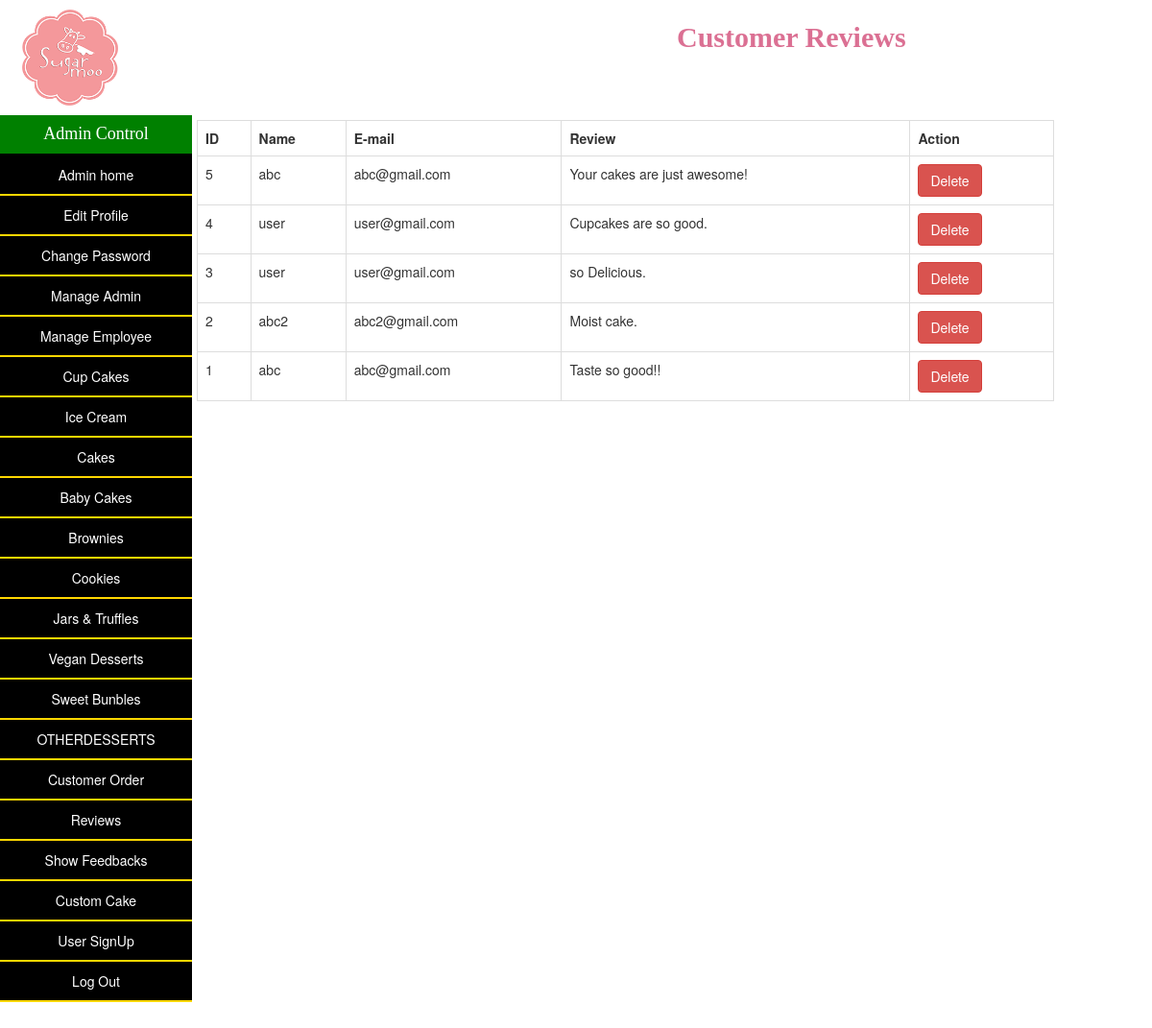
Screenshot of /admin/reviews.php (signed in) with the database file from the repository.
### tables this page shows
CREATE TABLE `reviews` (
  `id` int(11) NOT NULL,
  `name` varchar(255) NOT NULL,
  `email` varchar(255) NOT NULL,
  `review` varchar(255) NOT NULL
);

### config/database.php (called while the page is built, shortened)
<?php
class Database{
    public $host = HOST;
    public $user = USER;
    public $password = PASSWORD;
    public $database = DATABASE;
    public $link;
    public function dbConnect(){
        $this->link = mysqli_connect($this->host, $this->user, $this->password, $this->database);
    }
    public function select($sql){
        $result = mysqli_query($this->link, $sql) or die($this->link->error.__LINE__);
        if(mysqli_num_rows($result) > 0){
            return $result;
        }else{
            return false;
        }
    }
}
?>

### admin/reviews.php (the view, shortened to what this page needs)
<?php
include_once '../config/database.php';
	$db = new Database();
?>
<!DOCTYPE html>
<html lang="">
<head>
    <link rel="stylesheet" href="https://maxcdn.bootstrapcdn.com/bootstrap/3.4.1/css/bootstrap.min.css">
    <link rel="stylesheet" type="text/css" href="fancyBox/jquery.fancybox.css" media="screen">
    <link rel="stylesheet" href="style.css">
</head>
<body>
    <div class="container-fluid" style="height:80%; padding:0;">
        <div class="row" style="height:100%;">
            <div class="col-md-2 text-center" id="navDiv">
                <img src="../images/nav-logo-new.png" alt="Company Logo" width="100px;" height="100px;" style="margin-left: -30px; margin-top: 10px;">
                <h4 id="title" style="width: 200px; margin-bottom: 0; font-family: cursive">Admin Control</h4>
                <ul id="navList" >
					<li><a href="admin_home.php">Admin home</a></li>
                    <li><a href="edit_profile.php">Edit Profile</a></li>
                    <li><a href="change_password.php">Change Password</a></li>
                    <li><a href="manage_admin.php">Manage Admin</a></li>
                    <li><a href="manage_employee.php">Manage Employee</a></li>
                    <li><a href="manage_cupcakes.php">Cup Cakes</a></li>
					<li><a href="manage_icecream.php">Ice Cream</a></li>
					<li><a href="manage_cakes.php">Cakes</a></li>
					<li><a href="manage_babycakes.php">Baby Cakes</a></li>
					<li><a href="manage_brownies.php">Brownies</a></li>
					<li><a href="manage_cookies.php">Cookies</a></li>
					<li><a href="manage_jars&truffles.php">Jars & Truffles</a></li>
					<li><a href="manage_vegandesserts.php">Vegan Desserts</a></li>
					<li><a href="manage_sweetbundle.php">Sweet Bunbles</a></li>
					<li><a href="manage_product.php">OTHERDESSERTS</a></li>
                    <li><a href="customer_order.php">Customer Order</a></li>
                    <li><a href="reviews.php">Reviews</a></li>
                    <li><a href="show_feedbacks.php">Show Feedbacks</a></li>
					<li><a href="custom_cake.php">Custom Cake</a></li>
					<li><a href="user_signup.php">User SignUp</a></li>
                    <li><a href="logout.php">Log Out</a></li>
                </ul>
            </div>
            <div class="col-md-9 " >
                <h2><b style="font-family: cursive; color: palevioletred; margin-left: 500px; ">Customer Reviews</b></h2>
                <br>
                <br>
                <br>
                    <div class="card-body">
                        <table class="table table-bordered">
                            <tr>
                                <th>ID</th>
                                <th>Name</th>
								<th>E-mail</th>
                                <th>Review</th>
                                <th>Action</th>
                            </tr>
                            <?php
							$sql = "select * from reviews order by id desc";
							$result = $db->select($sql);
							if($result){
								while($row = mysqli_fetch_assoc($result)){
							?>
							<tr>
								<td><?=$row['id']?></td>
								<td><?=$row['name']?></td>
								<td><?=$row['email']?></td>
								<td><?=$row['review']?></td>
								<td>
									<a href="?deleteID=<?=$row['id']?>" onclick="return confirm('Are you sure you want to delete?')" class="btn btn-danger">Delete</a>
								</td>
							</tr>
							<?php
								}
							}
							?>
                        </table>
                    </div>
                </div>
            </div>
</body>
</html>

### admin/style.css (style rules this page uses)
html, body { height: 100%; }
#title { background-color: green; color: white; display: block; border-bottom: 2px solid black; padding: 10px; text-align: center; }
#navList { list-style-type: none; margin: 0; width: 200px; background-color: #e6ffe6; height: 100%; }
#navList li { margin-left: -40px; display: block; background-color:black; color: white; border-bottom: 2px solid #FFD700; padding: 10px; }
#navList a { display: block; text-decoration: none; color: inherit; }

### rows the page displays
reviews: id "5", name "abc", email "abc@gmail.com", review "Your cakes are just awesome!"
reviews: id "4", name "user", email "user@gmail.com", review "Cupcakes are so good."
reviews: id "3", name "user", email "user@gmail.com", review "so Delicious."
reviews: id "2", name "abc2", email "abc2@gmail.com", review "Moist cake."
reviews: id "1", name "abc", email "abc@gmail.com", review "Taste so good!!"
